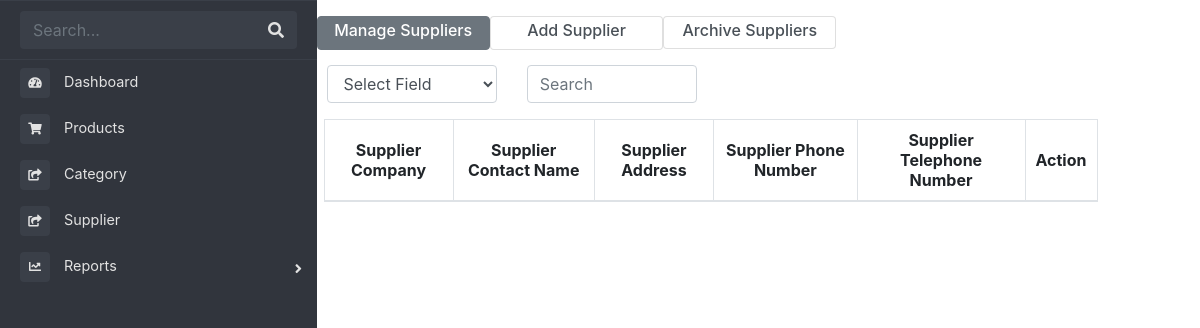
The page /capstone2/supplier.php (signed in) on the database as committed earlier.
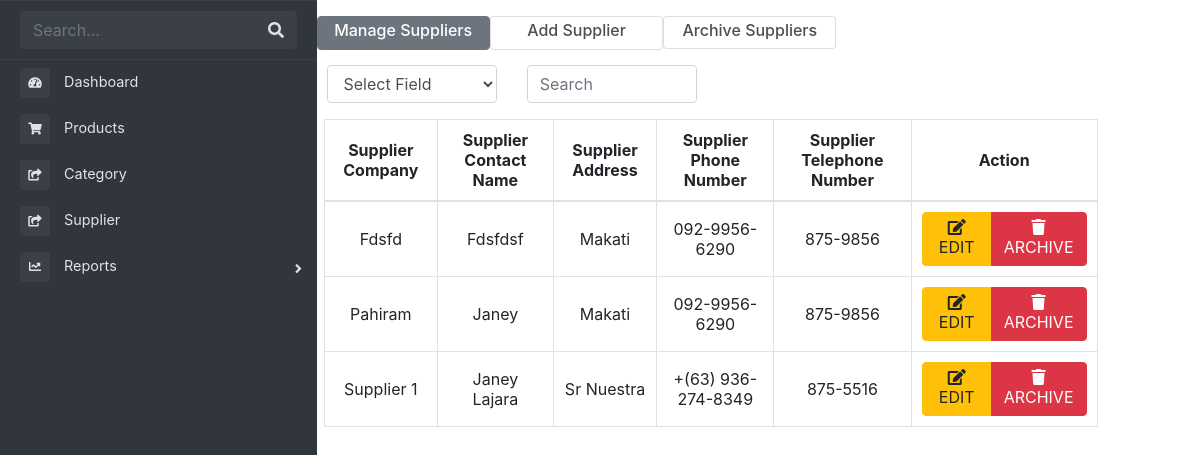
The same page on the database as committed later.
### tables this page shows
CREATE TABLE `product_supplier` (
  `id` int(11) NOT NULL,
  `supplier_comp_name` varchar(255) NOT NULL,
  `supplier_name` varchar(255) NOT NULL,
  `supplier_address` varchar(255) NOT NULL,
  `supplier_phone` varchar(20) NOT NULL,
  `supplier_tel` varchar(8) NOT NULL,
  `supplier_added` timestamp NOT NULL DEFAULT CURRENT_TIMESTAMP,
  `status` varchar(255) NOT NULL DEFAULT 'Available'
);

### capstone2/core/classes/sql.php (called while the page is built, shortened)
<?php
  include_once 'core/init.php';
class DataOperation extends Database {
   public function fetch_data($table){
   $sql = "SELECT * FROM ".$table;
   $array = array();
   $query = mysqli_query($this->con,$sql);
   while($row = mysqli_fetch_assoc($query)){
    $array[] = $row;
   }
   return $array;
  }
}
$obj = new DataOperation;
 ?>

### capstone2/core/database/database_connect.php (called while the page is built, shortened)
<?php
class Database {
	public function __construct(){
		$this->con = mysqli_connect("localhost","admin","root","capstone2");
	}
}
?>

### capstone2/supplier.php (the view, shortened to what this page needs)
<?php
	include_once 'core/init.php';
?>
<!DOCTYPE html>
<html>
<head>
</head>
<body>
<div class="row">
<div class="col-md-3">
	<?php
		include 'includes/admin_menu.php';
	?>
</div>
<div class="col-md-8 offset-md-3 mt-3">
		<div class="col-xs-12 p-0 ml-3">
			<div class="row">
			<div class="list-group d-flex flex-row row-hl col-md-8 px-2" id="th_disc" role="tablist">
			    <a class="list-group-item list-group-item-action active btn-outline-secondary btn text-center p-0 tabs" data-toggle="list" href="#supp" role="tab" id="manage_supplier">
			        <h6 class="pop-title pt-1">Manage Suppliers</h6>
			    </a>
			    <a class="list-group-item list-group-item-action btn-outline-secondary btn text-center p-0 tabs" data-toggle="list"  href="#addsupp" role="tab" id="add_supplier">
			        <h6 class="pop-title pt-1">Add Supplier</h6>
			    </a>
			    <a class="list-group-item list-group-item-action btn-outline-secondary btn text-center p-0 tabs" data-toggle="list" href="#archivesupp" role="tab" id="archive_supplier">
			       	<h6 class="pop-title pt-1">Archive Suppliers</h6>
			    </a>
			</div>
			</div>
		</div>
		<div id="myTabContent" class="col-md-12 p-0 tab-content">
<div class="tab-pane active in prods" id="supp">
    	<div id="" class="mt-3">
    	<form method="POST">
	    <table class="table-bordered display ml-3" id="myTable">
	    <div class="row mb-3 ml-1">
		<div class="col-md-3">
		    <select class="form-control" id="down">
		       <option value="" readonly>Select Field</option>
		    </select>
		</div>
		<div class="col-md-3">
		  <input type="" name="" id="keyword" placeholder="Search" class="form-control">
		</div>
		</div>
	    <thead>
	    	<tr class="text-center">
	    		<th>Supplier Company</th>
	    		<th>Supplier Contact Name</th>
	    		<th>Supplier Address</th>
	    		<th>Supplier Phone Number</th>
	    		<th>Supplier Telephone Number</th>
	    		<th>Action</th>
	    	</tr>
	    </thead>
	    <tbody>
	    	<?php
		    	$myrow = $obj->fetch_data("product_supplier  WHERE status = 'available' ");
				foreach($myrow as $row):
			?>
	    	<tr class="text-center">
	    		<td><?php echo ucwords($row['supplier_comp_name']);?></td>
	    		<td><?php echo ucwords($row['supplier_name']);?></td>
	    		<td><?php echo ucwords($row['supplier_address']);?></td>
	    		<td><?php echo ucwords($row['supplier_phone']);?></td>
	    		<td><?php echo ucwords($row['supplier_tel']);?></td>
	    		<td>
	    		<div class="btn-group">
	    			<button type="button" class="btn btn-warning edit" name="btn_edit" id="<?php echo $row['id'];?>">
	    				<i class="fa fa-edit"></i>EDIT
	    			</button>
	    			<button type="button" class="btn btn-danger archive" id="<?php echo $row['id'];?>" data-toggle="modal" data-target="#modal_archive_supplier">
	    				<i class="fa fa-trash"></i>ARCHIVE
	    			</button>
	    		</div>
	    		</td>
	    	</tr>
	    	<?php
	    		endforeach;
	    	?>
	    </tbody>
	    </table>
	    </form>
    	</div>
</div>
    	</div>
</div>
</div>
</body>
</html>

Rows that differ between the two databases and show on the page:
added product_supplier: supplier_comp_name "Fdsfd", supplier_name "Fdsfdsf", supplier_address "Makati", supplier_phone "092-9956-6290", supplier_tel "875-9856"
added product_supplier: supplier_comp_name "Pahiram", supplier_name "Janey", supplier_address "Makati", supplier_phone "092-9956-6290", supplier_tel "875-9856"
added product_supplier: supplier_comp_name "Supplier 1", supplier_name "Janey Lajara", supplier_address "Sr Nuestra", supplier_phone "+(63) 936-274-8349", supplier_tel "875-5516"
